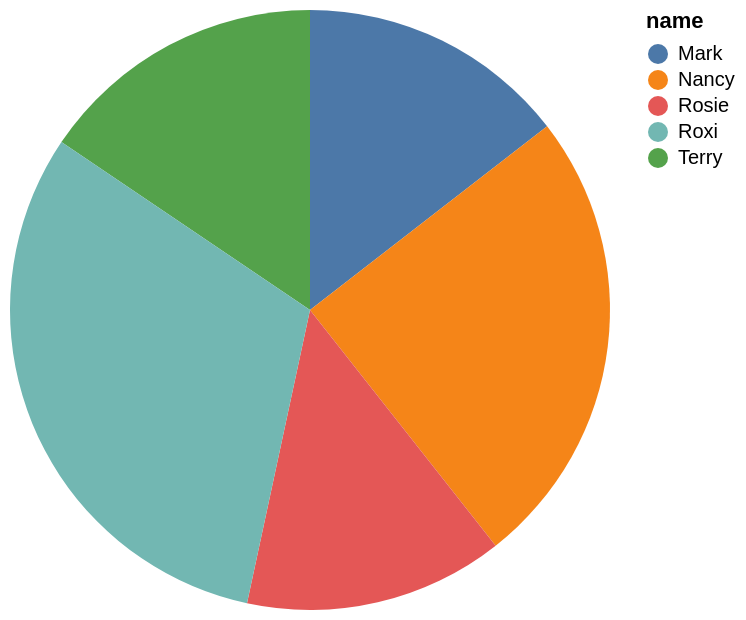

The specification (Vega-Lite) saved for this image:
### Vega-Lite specification from a JSON file in a GitHub repository (floating-point values rounded to 4 significant figures)
{"data": {"values": [{"x_data": "Mark", "y_data": 4.667}, {"x_data": "Terry", "y_data": 5}, {"x_data": "Nancy", "y_data": 8}, {"x_data": "Rosie", "y_data": 4.5}, {"x_data": "Roxi", "y_data": 10}]}, "mark": "arc", "encoding": {"theta": {"field": "y_data", "type": "quantitative", "title": "avg(trust)"}, "color": {"field": "x_data", "type": "nominal", "title": "name"}}}
